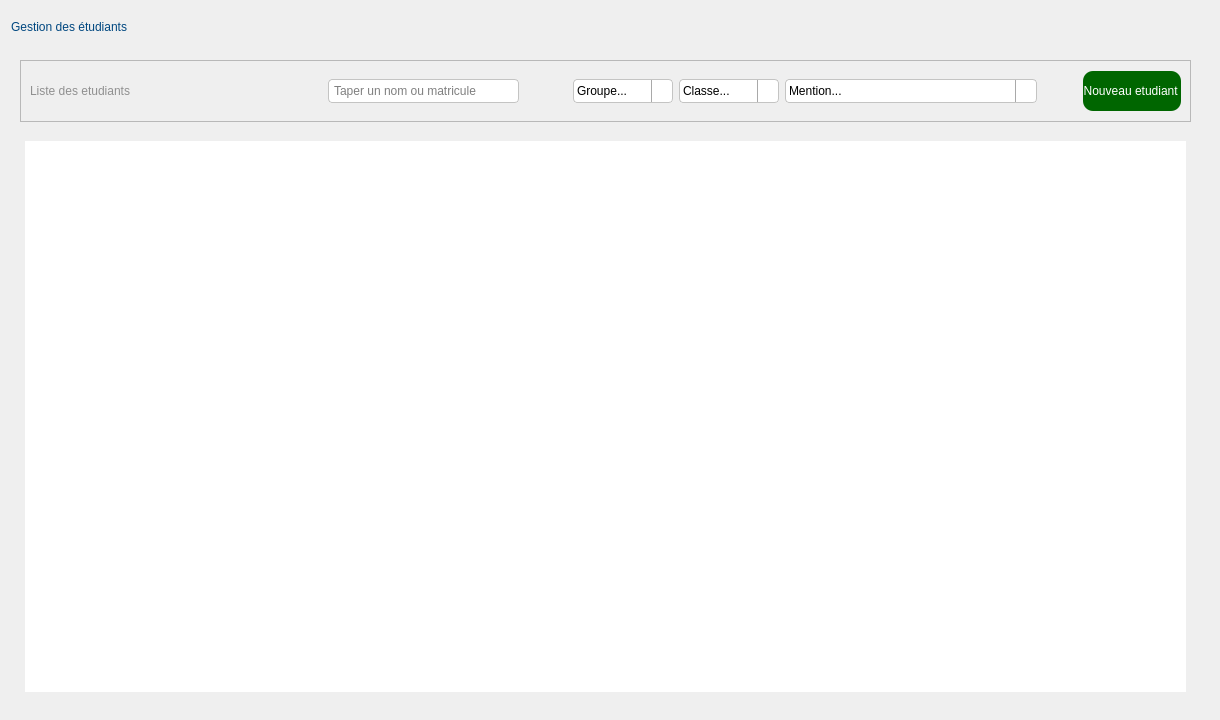
         <widget class="QWidget" name="etudiants_page">
          <widget class="QLabel" name="lbl_titre_etudiants">
           <property name="geometry">
            <rect>
             <x>11</x>
             <y>11</y>
             <width>271</width>
             <height>31</height>
            </rect>
           </property>
           <property name="styleSheet">
            <string notr="true">    color: #004780;
font: bold 15pt &quot;Segoe UI&quot;;</string>
           </property>
           <property name="text">
            <string>Gestion des étudiants</string>
           </property>
          </widget>
          <widget class="QWidget" name="widget_etudiants" native="true">
           <property name="geometry">
            <rect>
             <x>10</x>
             <y>50</y>
             <width>1201</width>
             <height>661</height>
            </rect>
           </property>
           <widget class="QFrame" name="frame_etudiants">
            <property name="geometry">
             <rect>
              <x>10</x>
              <y>10</y>
              <width>1171</width>
              <height>62</height>
             </rect>
            </property>
            <property name="styleSheet">
             <string notr="true">QLineEdit {
    /* Marge interne pour le texte et l'icône de la loupe */
    padding: 3px; 
    /* Bordure légèrement arrondie */
    border: 1px solid #C4C4C3;
    border-radius: 4px; 
}
QComboBox {
    /* Marge interne pour le texte */
    padding: 3px; 
    /* Bordure légèrement arrondie */
    border: 1px solid #C4C4C3;
    border-radius: 4px; 
}
QComboBox::drop-down {
    /* Rendre la flèche de la liste déroulante plus discrète */
    subcontrol-origin: padding;
    subcontrol-position: top right;
    width: 20px;

    border-left-width: 1px;
    border-left-color: darkgray;
    border-left-style: solid; 
    border-top-right-radius: 3px;
    border-bottom-right-radius: 3px;
}</string>
            </property>
            <property name="frameShape">
             <enum>QFrame::Shape::StyledPanel</enum>
            </property>
            <property name="frameShadow">
             <enum>QFrame::Shadow::Raised</enum>
            </property>
            <layout class="QHBoxLayout" name="horizontalLayout_13">
             <item>
              <widget class="QLabel" name="liste_etudiants">
               <property name="styleSheet">
                <string notr="true">color:rgb(144, 144, 144);
font: bold 13pt &quot;Segoe UI&quot;;</string>
               </property>
               <property name="text">
                <string>Liste des etudiants</string>
               </property>
              </widget>
             </item>
             <item>
              <spacer name="horizontalSpacer_6">
               <property name="orientation">
                <enum>Qt::Orientation::Horizontal</enum>
               </property>
               <property name="sizeHint" stdset="0">
                <size>
                 <width>175</width>
                 <height>20</height>
                </size>
               </property>
              </spacer>
             </item>
             <item>
              <widget class="QLineEdit" name="recherche_etudiants">
               <property name="placeholderText">
                <string>Taper un nom ou matricule </string>
               </property>
               <property name="clearButtonEnabled">
                <bool>true</bool>
               </property>
              </widget>
             </item>
             <item>
              <spacer name="horizontalSpacer_7">
               <property name="orientation">
                <enum>Qt::Orientation::Horizontal</enum>
               </property>
               <property name="sizeType">
                <enum>QSizePolicy::Policy::Maximum</enum>
               </property>
               <property name="sizeHint" stdset="0">
                <size>
                 <width>48</width>
                 <height>20</height>
                </size>
               </property>
              </spacer>
             </item>
             <item>
              <layout class="QHBoxLayout" name="horizontalLayout_7">
               <item>
                <widget class="QComboBox" name="filtre_groupe">
                 <property name="minimumSize">
                  <size>
                   <width>100</width>
                   <height>0</height>
                  </size>
                 </property>
                 <property name="placeholderText">
                  <string>Groupe...</string>
                 </property>
                 <item>
                  <property name="text">
                   <string>Groupe 1</string>
                  </property>
                 </item>
                 <item>
                  <property name="text">
                   <string>Groupe 2</string>
                  </property>
                 </item>
                </widget>
               </item>
               <item>
                <widget class="QComboBox" name="filtre_classe">
                 <property name="minimumSize">
                  <size>
                   <width>100</width>
                   <height>0</height>
                  </size>
                 </property>
                 <property name="placeholderText">
                  <string>Classe...</string>
                 </property>
                 <item>
                  <property name="text">
                   <string>L1</string>
                  </property>
                 </item>
                 <item>
                  <property name="text">
                   <string>M1</string>
                  </property>
                 </item>
                </widget>
               </item>
               <item>
                <widget class="QComboBox" name="filtre_mention">
                 <property name="minimumSize">
                  <size>
                   <width>100</width>
                   <height>0</height>
                  </size>
                 </property>
                 <property name="placeholderText">
                  <string>Mention...</string>
                 </property>
                 <item>
                  <property name="text">
                   <string>Audit  des Systèmes d'information</string>
                  </property>
                 </item>
                 <item>
                  <property name="text">
                   <string>Administration Système et Réseau</string>
                  </property>
                 </item>
                 <item>
                  <property name="text">
                   <string>Génie Logiciel et Base de donnée</string>
                  </property>
                 </item>
                 <item>
                  <property name="text">
                   <string>Gouvernance et Ingénierie des Données</string>
                  </property>
                 </item>
                 <item>
                  <property name="text">
                   <string>Informatique Générale</string>
                  </property>
                 </item>
                 <item>
                  <property name="text">
                   <string>Métier du Digital</string>
                  </property>
                 </item>
                 <item>
                  <property name="text">
                   <string>Objet Connecté et Cybersécurité</string>
                  </property>
                 </item>
                 <item>
                  <property name="text">
                   <string>Professionnel</string>
                  </property>
                 </item>
                </widget>
               </item>
              </layout>
             </item>
             <item>
              <spacer name="horizontalSpacer_8">
               <property name="orientation">
                <enum>Qt::Orientation::Horizontal</enum>
               </property>
               <property name="sizeType">
                <enum>QSizePolicy::Policy::Maximum</enum>
               </property>
               <property name="sizeHint" stdset="0">
                <size>
                 <width>40</width>
                 <height>20</height>
                </size>
               </property>
              </spacer>
             </item>
             <item>
              <widget class="QPushButton" name="btn_add_etudiants">
               <property name="styleSheet">
                <string notr="true">QPushButton{
color:rgb(255, 255, 255);
font: bold 10pt &quot;Segoe UI&quot;;
height: 40px;
background-color: rgb(0, 102, 0);
border-radius: 10px;
text-align: right;
}</string>
               </property>
               <property name="text">
                <string>Nouveau etudiant </string>
               </property>
               <property name="checkable">
                <bool>true</bool>
               </property>
              </widget>
             </item>
            </layout>
           </widget>
           <widget class="QTableView" name="table_etudiants">
            <property name="geometry">
             <rect>
              <x>15</x>
              <y>91</y>
              <width>1161</width>
              <height>551</height>
             </rect>
            </property>
            <property name="styleSheet">
             <string notr="true">QTableView QHeaderView::section {
    text-align: center; 
    font-weight: bold;
    color: #404040; 
}</string>
            </property>
            <property name="frameShape">
             <enum>QFrame::Shape::NoFrame</enum>
            </property>
            <property name="alternatingRowColors">
             <bool>true</bool>
            </property>
            <property name="selectionMode">
             <enum>QAbstractItemView::SelectionMode::SingleSelection</enum>
            </property>
            <property name="showGrid">
             <bool>false</bool>
            </property>
            <attribute name="horizontalHeaderStretchLastSection">
             <bool>true</bool>
            </attribute>
            <attribute name="verticalHeaderVisible">
             <bool>false</bool>
            </attribute>
           </widget>
          </widget>
         </widget>
